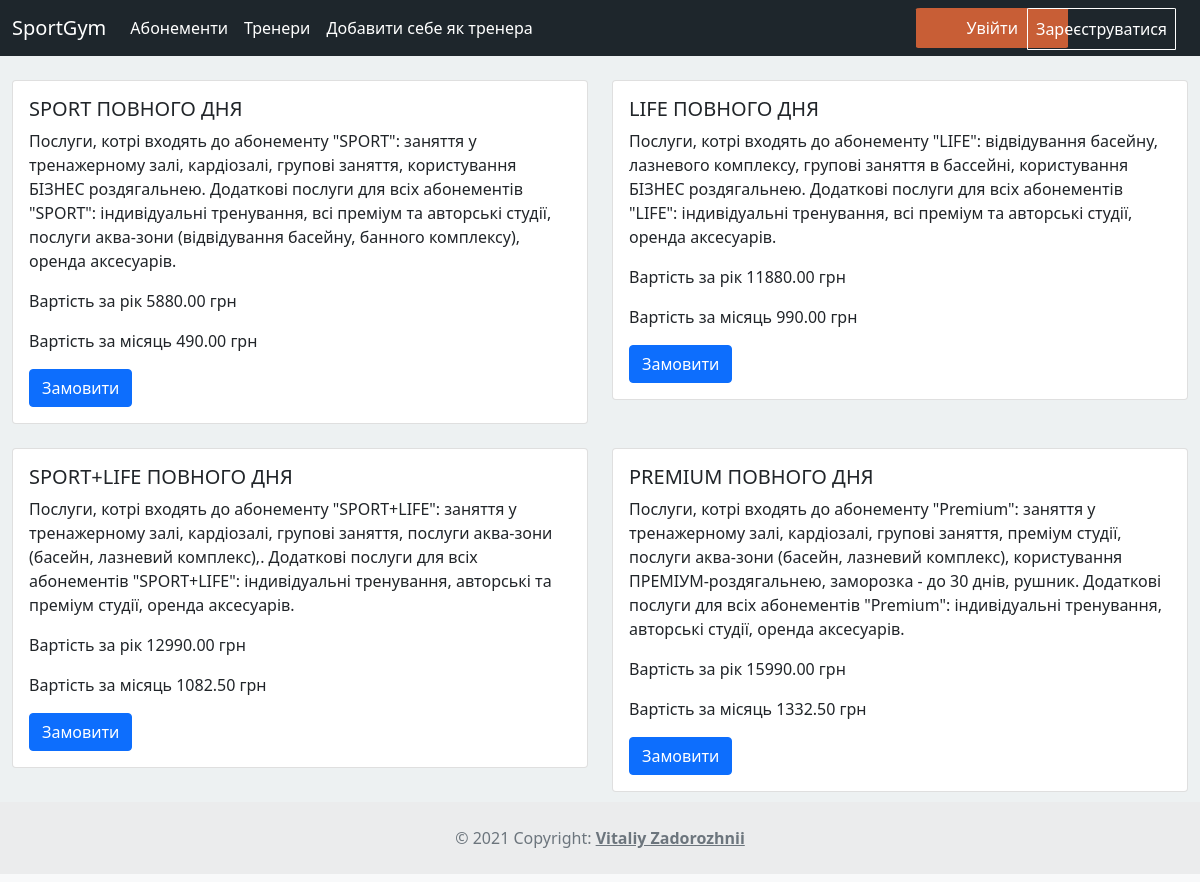
The page / on the database its author committed.
### gym/models.py (models this page shows, shortened)
class Abonement(models.Model):
    name = models.CharField(max_length=100, verbose_name='Назва')
    about = models.TextField(verbose_name='Описание абонемента')
    price = models.DecimalField(max_digits=15, decimal_places=2, verbose_name='Ціна')
    class Meta:
        verbose_name = 'Абонемент'
        verbose_name_plural = 'Абонементы'

### gym/views.py (the view)
# urls.py: path('' , abonements, name='home'),
def abonements(request):
    form = Abonement.objects.all()
    return render(request, 'gym/abonements.html', {'form': form, 'menu': menu})

### gym/templates/gym/abonements.html (shortened to what this page needs)
{% extends 'gym/base.html' %}
{% load mathfilters %}
{% block content %}
<div class="flex">
  <div class="row row-cols-1 row-cols-md-2 g-4">
    {% for f in form %}
    <div class="col">
        <div class="card">
          <div class="card-body">
            <h5 class="card-title">{{f.name}}</h5>
            <p class="card-text">{{f.about}}</p>
            <p class="card-text">Вартість за рік {{ f.price }} грн</p>
            <p class="card-text">Вартість за місяць {{ f.price|div:12 }} грн</p>
            <a href="tel:0979661886" class="btn btn-primary">Замовити</a>
          </div>
        </div>
      </div>
    {% endfor%}
  </div>
</div>
{% endblock content %}

### gym/static/gym/css/style.css (style rules this page uses)
a { color: white; }
* { margin: 0; padding: 0; }
html, body { height: 100%; overflow-x: hidden; background-color: #EDF1F2; }
.flex { padding-left: 1%; padding-right: 1%; }

### rows shown on the page
Abonement: name "SPORT ПОВНОГО ДНЯ", about "Послуги, котрі входять до абонементу \"SPORT\": заняття у тренажерному залі, кардіозалі, групові заняття, користування БІЗНЕС роздягальнею. Додаткові послуги для всіх абонементів \"SPORT\": індивідуальні тренування, всі преміум та авторські студії, послуги аква-зони (відвідування басейну, банного комплексу), оренда аксесуарів.", price "5880.00", price|div "490.00"
Abonement: name "LIFE ПОВНОГО ДНЯ", about "Послуги, котрі входять до абонементу \"LIFE\": відвідування басейну, лазневого комплексу, групові заняття в бассейні, користування БІЗНЕС роздягальнею. Додаткові послуги для всіх абонементів \"LIFE\": індивідуальні тренування, всі преміум та авторські студії, оренда аксесуарів.", price "11880.00", price|div "990.00"
Abonement: name "SPORT+LIFE ПОВНОГО ДНЯ", about "Послуги, котрі входять до абонементу \"SPORT+LIFE\": заняття у тренажерному залі, кардіозалі, групові заняття, послуги аква-зони (басейн, лазневий комплекс),. Додаткові послуги для всіх абонементів \"SPORT+LIFE\": індивідуальні тренування, авторські та преміум студії, оренда аксесуарів.", price "12990.00", price|div "1082.50"
Abonement: name "PREMIUM ПОВНОГО ДНЯ", about "Послуги, котрі входять до абонементу \"Premium\": заняття у тренажерному залі, кардіозалі, групові заняття, преміум студії, послуги аква-зони (басейн, лазневий комплекс), користування ПРЕМІУМ-роздягальнею, заморозка - до 30 днів, рушник. Додаткові послуги для всіх абонементів \"Premium\": індивідуальні тренування, авторські студії, оренда аксесуарів.", price "15990.00", price|div "1332.50"

### other values the page prints
{{ m.title }} "Абонементи" "Тренери" "Добавити себе як тренера"
